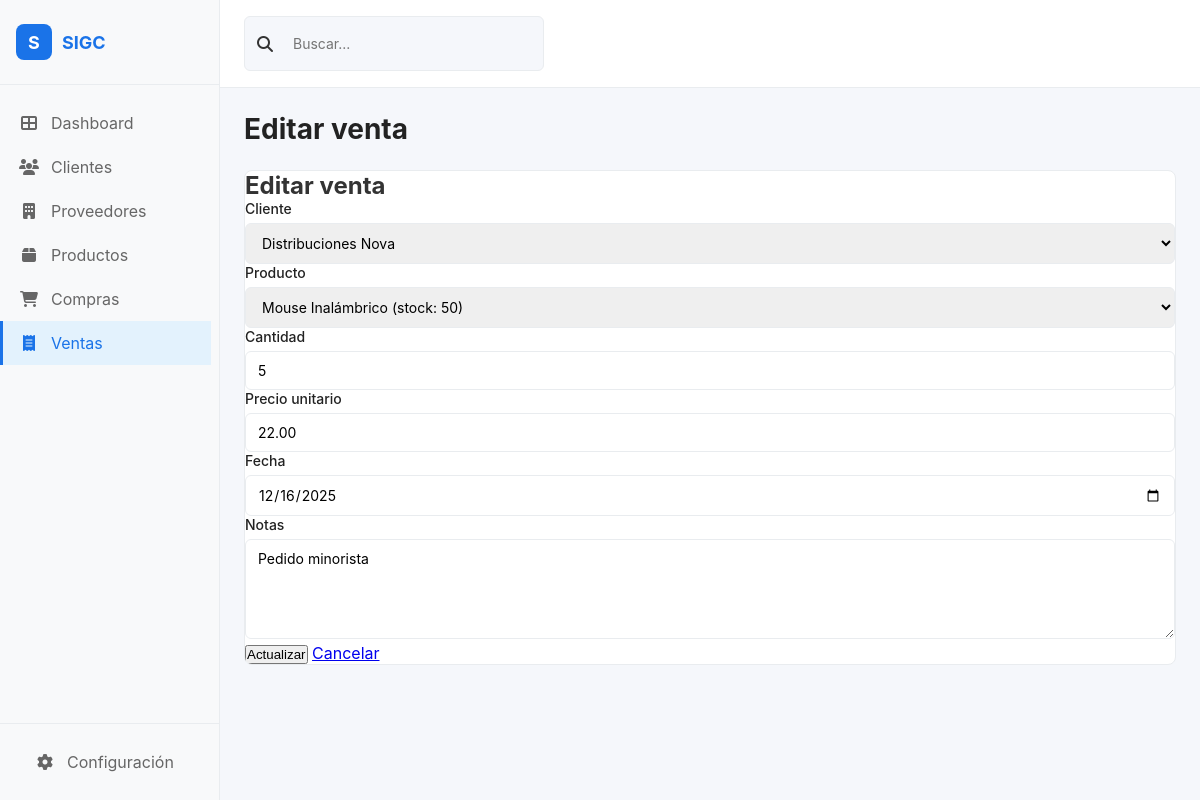
Page /modules/ventas/update.php?id=2 on the committed database.
### tables this page shows
CREATE TABLE IF NOT EXISTS ventas (
  id INT AUTO_INCREMENT PRIMARY KEY,
  cliente_id INT NOT NULL,
  producto_id INT NOT NULL,
  cantidad INT NOT NULL DEFAULT 1,
  precio_unitario DECIMAL(10,2) NOT NULL DEFAULT 0,
  fecha DATE NOT NULL DEFAULT (CURRENT_DATE),
  notas TEXT,
  CONSTRAINT fk_ventas_cliente FOREIGN KEY (cliente_id) REFERENCES clientes(id) ON DELETE RESTRICT ON UPDATE CASCADE,
  CONSTRAINT fk_ventas_producto FOREIGN KEY (producto_id) REFERENCES productos(id) ON DELETE RESTRICT ON UPDATE CASCADE
);

CREATE TABLE IF NOT EXISTS clientes (
  id INT AUTO_INCREMENT PRIMARY KEY,
  nombre VARCHAR(120) NOT NULL,
  email VARCHAR(160) UNIQUE,
  telefono VARCHAR(60),
  direccion VARCHAR(200),
  creado_en TIMESTAMP DEFAULT CURRENT_TIMESTAMP
);

CREATE TABLE IF NOT EXISTS productos (
  id INT AUTO_INCREMENT PRIMARY KEY,
  nombre VARCHAR(160) NOT NULL,
  descripcion TEXT,
  precio DECIMAL(10,2) NOT NULL DEFAULT 0,
  stock INT NOT NULL DEFAULT 0,
  proveedor_id INT,
  creado_en TIMESTAMP DEFAULT CURRENT_TIMESTAMP,
  CONSTRAINT fk_productos_proveedor FOREIGN KEY (proveedor_id) REFERENCES proveedores(id) ON DELETE SET NULL ON UPDATE CASCADE
);

### modules/ventas/update.php (the view, shortened to what this page needs)
<?php
require_once __DIR__ . '/../../config/layout.php';
$db = db();
$id = (int)($_GET['id'] ?? 0);
$stmt = $db->prepare('SELECT * FROM ventas WHERE id = ?');
$stmt->execute([$id]);
$venta = $stmt->fetch();
$clientes = $db->query('SELECT id, nombre FROM clientes ORDER BY nombre')->fetchAll();
$productos = $db->query('SELECT id, nombre, stock, precio FROM productos ORDER BY nombre')->fetchAll();
echo renderHeader('Editar venta');
?>
<div class="card">
  <h2>Editar venta</h2>
  <form method="post">
    <div>
      <label for="cliente_id">Cliente</label>
      <select required name="cliente_id" id="cliente_id">
        <?php foreach ($clientes as $cl): ?>
          <option value="<?= $cl['id'] ?>" <?= $venta['cliente_id'] == $cl['id'] ? 'selected' : '' ?>><?= htmlspecialchars($cl['nombre']) ?></option>
        <?php endforeach; ?>
      </select>
    </div>
    <div>
      <label for="producto_id">Producto</label>
      <select required name="producto_id" id="producto_id">
        <?php foreach ($productos as $p): ?>
          <option value="<?= $p['id'] ?>" <?= $venta['producto_id'] == $p['id'] ? 'selected' : '' ?>><?= htmlspecialchars($p['nombre']) ?> (stock: <?= (int)$p['stock'] ?>)</option>
        <?php endforeach; ?>
      </select>
    </div>
    <div>
      <label for="cantidad">Cantidad</label>
      <input type="number" name="cantidad" id="cantidad" value="<?= (int)$venta['cantidad'] ?>" min="1" />
    </div>
    <div>
      <label for="precio_unitario">Precio unitario</label>
      <input type="number" step="0.01" name="precio_unitario" id="precio_unitario" value="<?= htmlspecialchars($venta['precio_unitario']) ?>" />
    </div>
    <div>
      <label for="fecha">Fecha</label>
      <input type="date" name="fecha" id="fecha" value="<?= htmlspecialchars($venta['fecha']) ?>" />
    </div>
    <div>
      <label for="notas">Notas</label>
      <textarea name="notas" id="notas" rows="2"><?= htmlspecialchars($venta['notas']) ?></textarea>
    </div>
    <div>
      <button class="btn" type="submit">Actualizar</button>
      <a class="btn secondary" href="read.php">Cancelar</a>
    </div>
  </form>
</div>
<?php echo renderFooter(); ?>

### config/layout.php (style rules this page uses)
* { margin: 0; padding: 0; box-sizing: border-box; }
body { font-family: -apple-system, BlinkMacSystemFont, 'Segoe UI', Roboto, 'Helvetica Neue', Arial, sans-serif; background: #f5f7fb; color: #333; }
.card { background: white; border-radius: 8px; border: 1px solid #e9ecef; overflow: hidden; margin-bottom: 24px; }
label { display: block; margin-bottom: 6px; font-weight: 500; color: #222; font-size: 14px; }
input, textarea, select { width: 100%; padding: 10px 12px; border: 1px solid #e9ecef; border-radius: 6px; font-family: inherit; font-size: 14px; transition: border-color 0.2s; }
textarea { resize: vertical; min-height: 100px; }

### rows in the picture
ventas: cliente_id "Distribuciones Nova", producto_id "Mouse Inalámbrico (stock: 50)", cantidad "5", precio_unitario "22.00", fecha "12/16/2025", notas "Pedido minorista"

### other values in the picture
$pageTitle "Editar venta"
